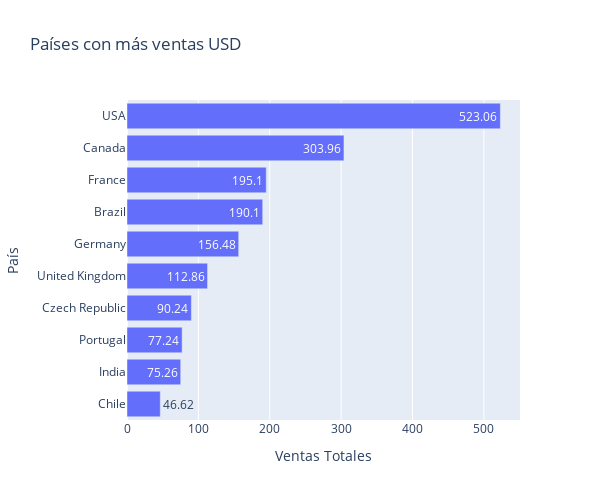

Notebook code cell kept with this figure:
### Markdown cell above
- La ciudad con más ventas es Praga, en Republica Checha, con $90.24.
- Ciudades como Mountain View, Paris, Londres, Sao Paulo y Berlin presentan ventas cercanas a los $75.
- Es de resaltar que en el top 10 de ciudades con más ventas, 6 de ellas son europeas, 2 norteamericanas y 2 suramericanas.

### Code cell
ventas = sales_df.groupby('BillingCountry')['Total'].sum().reset_index()
ventas.columns = ['Ciudad', 'Ventas Totales']
ventas = ventas.sort_values(by='Ventas Totales', ascending=True).tail(10)

fig = px.bar(ventas, y='Ciudad', x='Ventas Totales', 
             title='Países con más ventas USD',
             labels={'Ciudad': 'País', 'Ventas Totales': 'Ventas Totales'},
             text='Ventas Totales',
             width=600,
             height=500)
fig.show()

### Figure 1 — Plotly figure (JSON) as saved in the notebook; plotly's stock layout.template omitted (floating-point values rounded to 4 significant figures)
{"data": [{"alignmentgroup": "True", "hovertemplate": "Ventas Totales=%{text}<br>País=%{y}<extra></extra>", "legendgroup": "", "marker": {"color": "#636efa", "pattern": {"shape": ""}}, "name": "", "offsetgroup": "", "orientation": "h", "showlegend": false, "text": [46.62, 75.26, 77.24, 90.24, 112.9, 156.5, 190.1, 195.1, 304.0, 523.1], "textposition": "auto", "type": "bar", "x": [46.62, 75.26, 77.24, 90.24, 112.9, 156.5, 190.1, 195.1, 304.0, 523.1], "xaxis": "x", "y": ["Chile", "India", "Portugal", "Czech Republic", "United Kingdom", "Germany", "Brazil", "France", "Canada", "USA"], "yaxis": "y"}], "layout": {"barmode": "relative", "height": 500, "legend": {"tracegroupgap": 0}, "title": {"text": "Países con más ventas USD"}, "width": 600, "xaxis": {"anchor": "y", "domain": [0, 1], "title": {"text": "Ventas Totales"}}, "yaxis": {"anchor": "x", "domain": [0, 1], "title": {"text": "País"}}}}
